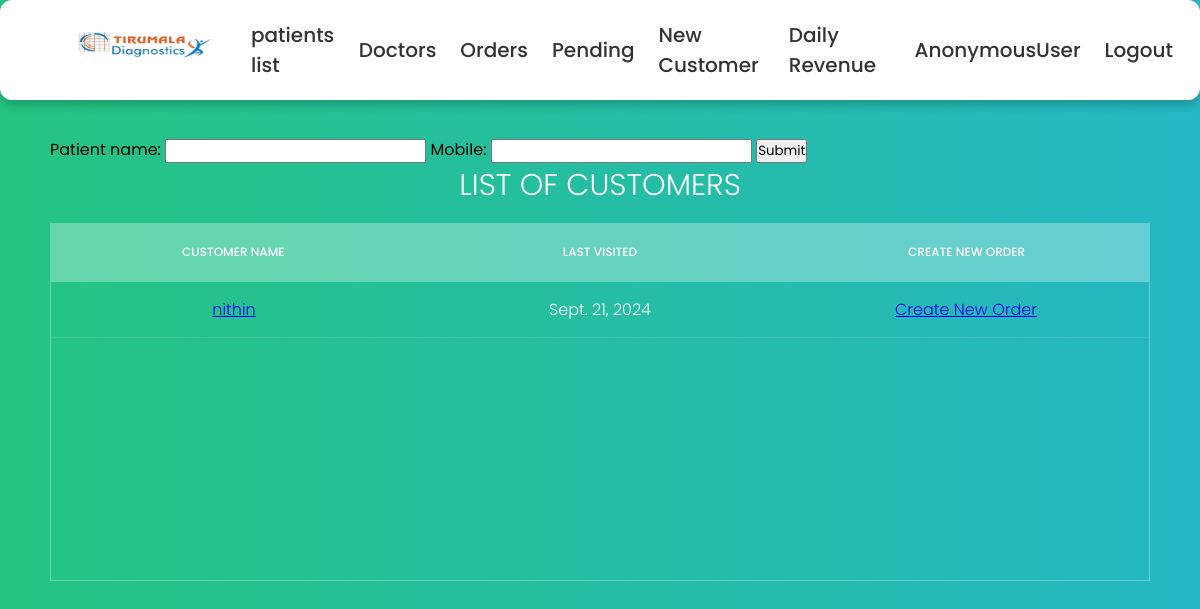
The app's page /patients_list, older data.
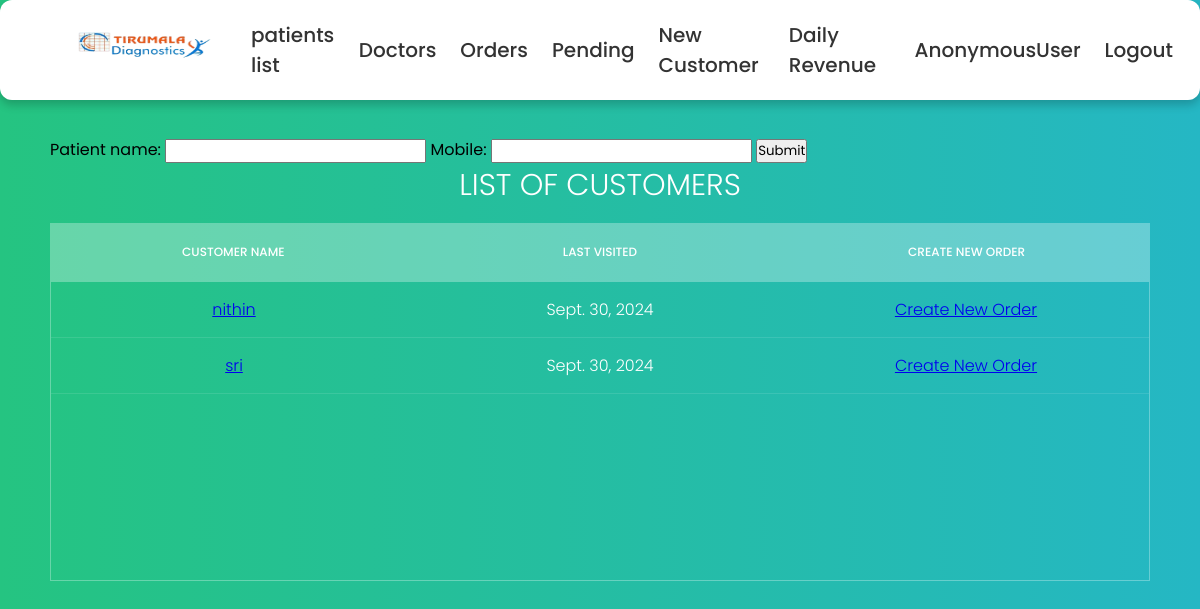
The same page, newer data.
### details/models.py (models this page shows, shortened)
class Customer(models.Model):
    title = models.ForeignKey(Title, on_delete=models.DO_NOTHING,null=True)
    patient_name = models.CharField(max_length=50)
    mobile = models.IntegerField(null=True)
    email = models.EmailField(null=True)
    gender = models.ForeignKey(Gender, on_delete=models.DO_NOTHING,null=True)
    age = models.CharField(max_length=4, null=True)
    patient_address = models.CharField(max_length=150)
    def get_last_order_date(self):
        last_order = self.order_set.aggregate(last_order_date=Max('collected_date'))
        return last_order['last_order_date']
    def __str__(self):
        return self.patient_name

### details/views.py (the view)
# urls.py: path('patients_list',patients_list, name='patients_list'),
def patients_list(request):
    form = CustomerSearchForm(request.POST or None)  # Handle both POST and GET
    if request.method == 'POST' and form.is_valid():
        patient_name = form.cleaned_data.get('patient_name')
        mobile = form.cleaned_data.get('mobile')
        customers = get_customer(patient_name, mobile)
    else:
        customers = Customer.objects.all()  # By default, list all customers
    return render(request, 'patients.html', {'customers': customers, 'form': form})

### details/forms.py
class CustomerSearchForm(ModelForm):
    class Meta:
        model = Date
        fields = ['patient_name','mobile']

### details/Templates/patients.html (shortened to what this page needs)
{% extends "base.html" %}
{% block content%}
<section>
<form method="post">
    {{ form }}
    <button type="submit">Submit</button>
</form>
    <h1>list Of Customers</h1>
    <div class="tbl-header">
      <table cellpadding="0" cellspacing="0" border="0">
        <thead>
          <tr>
            <th>Customer Name</th>
            <th>last visited</th>
            <th>Create New Order</th>
          </tr>
        </thead>
      </table>
    </div>
    <div class="tbl-content">
      <table cellpadding="0" cellspacing="0" border="0">
    {% if customers %}
      {% for customer in customers%}
          <tbody>
              <tr>
                  <td><a href="{% url 'customer_details' customer.id %}"> {{customer}}</a></td>
                  <td> {{customer.get_last_order_date}}</td>
                  <td><a href="{% url 'create_order_for_customer' customer.id %}"> Create New Order</a></td>
              </tr>
          </tbody>
      {% endfor %}
    {% else %}
      <td><p>No customers found.</p></td>
    {% endif %}
      </table>
    </div>
  </section>
    {% endblock %}

Row changes from the older to the newer data that the page shows:
computed for Customer "nithin": get_last_order_date "Sept. 21, 2024" → "Sept. 30, 2024"
added Customer: patient_name "sri", get_last_order_date "Sept. 30, 2024"
